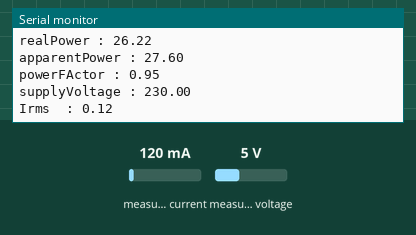
This sketch was run on a simulated Arduino Nano, built with avr-gcc and run on an emulated ATmega328P. On the bench: the last lines printed to the serial monitor. Inputs (shaded band) come from the test bench; at power-on: measured current 120 mA, measured voltage 5 V.

Above: at 2.2 s.
2.3 s: measured current set to 40 mA
At 3.7 s:
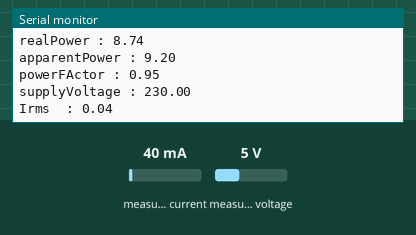
4.0 s: measured voltage set to 0.3 V
At 5.6 s:
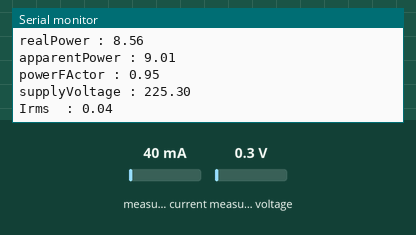
5.7 s: measured current set to 500 mA
At 7.2 s:
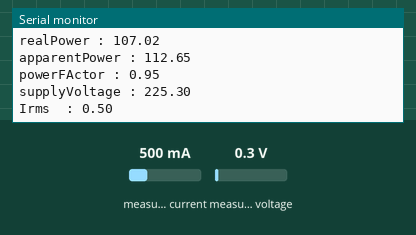
7.4 s: measured voltage set to 3.8 V
At 8.4 s:
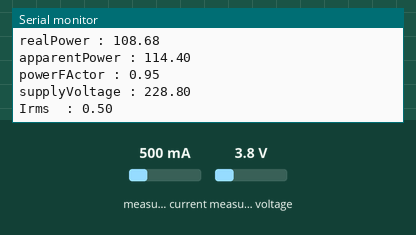
Timing chart, 0 to 10.1 s (numbered marks = the images above; inputs shaded):
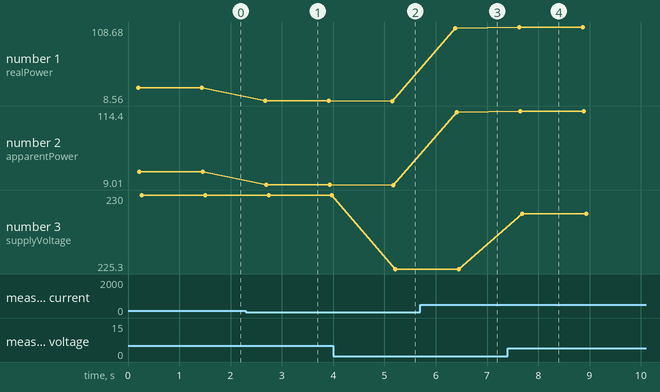

The sketch:

test_pf.ino
```cpp
// (licence header left out)
#include "EmonLib.h"             // Include Emon Library
EnergyMonitor emon1;             // Create an instance

void setup()
{
  Serial.begin(9600);

 emon1.voltage(A0, 257.5, 1.7);  // Voltage: input pin, calibration, phase_shift257.5
  emon1.current(A6, 60.6);       // Current: input pin, calibration.
}

void loop()
{


  //emon1.calcF(50);     // 50 zero crossings
  emon1.calcVI(20,2000);         // Calculate all. No.of half wavelengths (crossings), time-out
  emon1.serialprint();       // Print out all variables (realpower, apparent power, Vrms, Irms, power factor)

  float realPower       = emon1.realPower;        //extract Real Power into variable
  float apparentPower   = emon1.apparentPower;    //extract Apparent Power into variable
  float powerFActor     = emon1.powerFactor;      //extract Power Factor into Variable
  float supplyVoltage   = emon1.Vrms;             //extract Vrms into Variable*/
  float Irms            = emon1.Irms;             //extract Irms into Variable
  //float freq            = emon1.frequency;
  if(powerFActor >1.00){
    powerFActor=1.00;

    };
     if(powerFActor <0.00){
    powerFActor=0.00;

    };

  Serial.print("realPower : ");
  Serial.println(realPower );
  Serial.print("apparentPower : ");
  Serial.println(apparentPower);
  Serial.print("powerFActor : ");
  Serial.println(powerFActor );
  Serial.print("supplyVoltage : ");
  Serial.println(supplyVoltage);
  Serial.print("Irms  : ");
  Serial.println(Irms  );
 /* Serial.print("Frequency: ");
  Serial.println(freq);*/
  delay(1000);
}
```

Measured:
- after the input at 2.3 s, the serial monitor: prints a new line after 0.38 s (image 1)
- after the input at 4.0 s, the serial monitor: prints a new line after 1.1 s (image 2)
- after the input at 5.7 s, the serial monitor: prints a new line after 0.68 s (image 3)
- after the input at 7.4 s, the serial monitor: prints a new line after 0.22 s (image 4)
- plotted number 1: 26.22 → 8.74 after the input at 2.3 s, 8.74 → 8.56 after the input at 4.0 s, 8.56 → 107.02 after the input at 5.7 s, 107.02 → 108.68 after the input at 7.4 s
- plotted number 2: 27.6 → 9.2 after the input at 2.3 s, 9.2 → 9.01 after the input at 4.0 s, 9.01 → 112.65 after the input at 5.7 s, 112.65 → 114.4 after the input at 7.4 s
- plotted number 3: 230 → 225.3 after the input at 4.0 s, 225.3 → 228.8 after the input at 7.4 s
